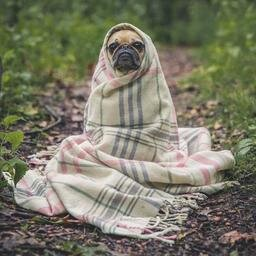
#> input picture crates/pixel-arena-core/tests/data/photo-dis.jpg, 256 x 256 px
$ python ssim_reference.py ../crates/pixel-arena-core/tests/data/photo-dis.jpg ../crates/pixel-arena-core/tests/data/noise-dis.png
#> lines starting #> are read from the running program, lines starting #| are printed output that depends on the picture
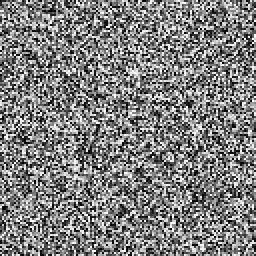
#> input picture crates/pixel-arena-core/tests/data/noise-dis.png, 128 x 128 px (shown 2 times larger)
"""定义性 SSIM 参照实现（严格按 Wang et al. 2004 教科书公式），用于仲裁核心库与 ffmpeg 的分歧。

用法：uvx --with numpy --with scipy --with pillow python scripts/ssim_reference.py <原图> <跑分图>
"""
import sys

import numpy as np
from PIL import Image
from scipy.signal import convolve2d


def gaussian_kernel_2d(size: int = 11, sigma: float = 1.5) -> np.ndarray:
    ax = np.arange(size) - (size - 1) / 2.0
    kernel_1d = np.exp(-(ax**2) / (2.0 * sigma**2))
    kernel_1d /= kernel_1d.sum()
    return np.outer(kernel_1d, kernel_1d)


def ssim_channel(x: np.ndarray, y: np.ndarray) -> float:
    kernel = gaussian_kernel_2d()
    c1 = (0.01 * 255) ** 2
    c2 = (0.03 * 255) ** 2
    mu_x = convolve2d(x, kernel, mode="valid")
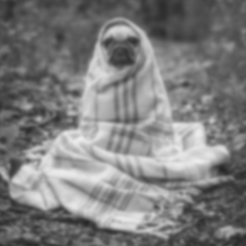
#> mu_x: shape (246, 246) float64; min 38.13, max 237.1, mean 126.1
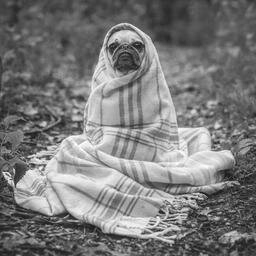
#> x: shape (256, 256) float64; min 8, max 255, mean 122.6
    mu_y = convolve2d(y, kernel, mode="valid")
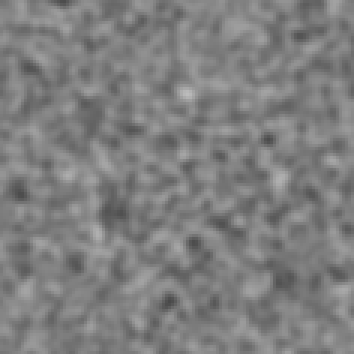
#> mu_y: shape (118, 118) float64 (shown 3 times larger); min 73.73, max 188.7, mean 127.2
    sigma_x2 = convolve2d(x * x, kernel, mode="valid") - mu_x**2
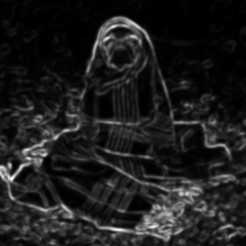
#> sigma_x2: shape (246, 246) float64; min 1.39, max 4257.4, mean 502; drawn with min black and max white
    sigma_y2 = convolve2d(y * y, kernel, mode="valid") - mu_y**2
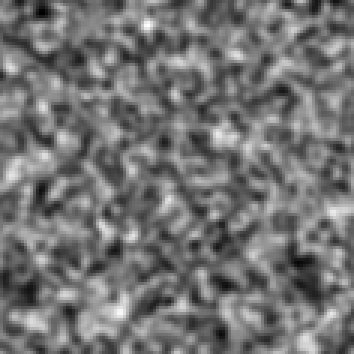
#> sigma_y2: shape (118, 118) float64 (shown 3 times larger); min 2439.7, max 8602.5, mean 5235.9; drawn with min black and max white
#> (the run stopped early here; a loop or call above may not have finished)
